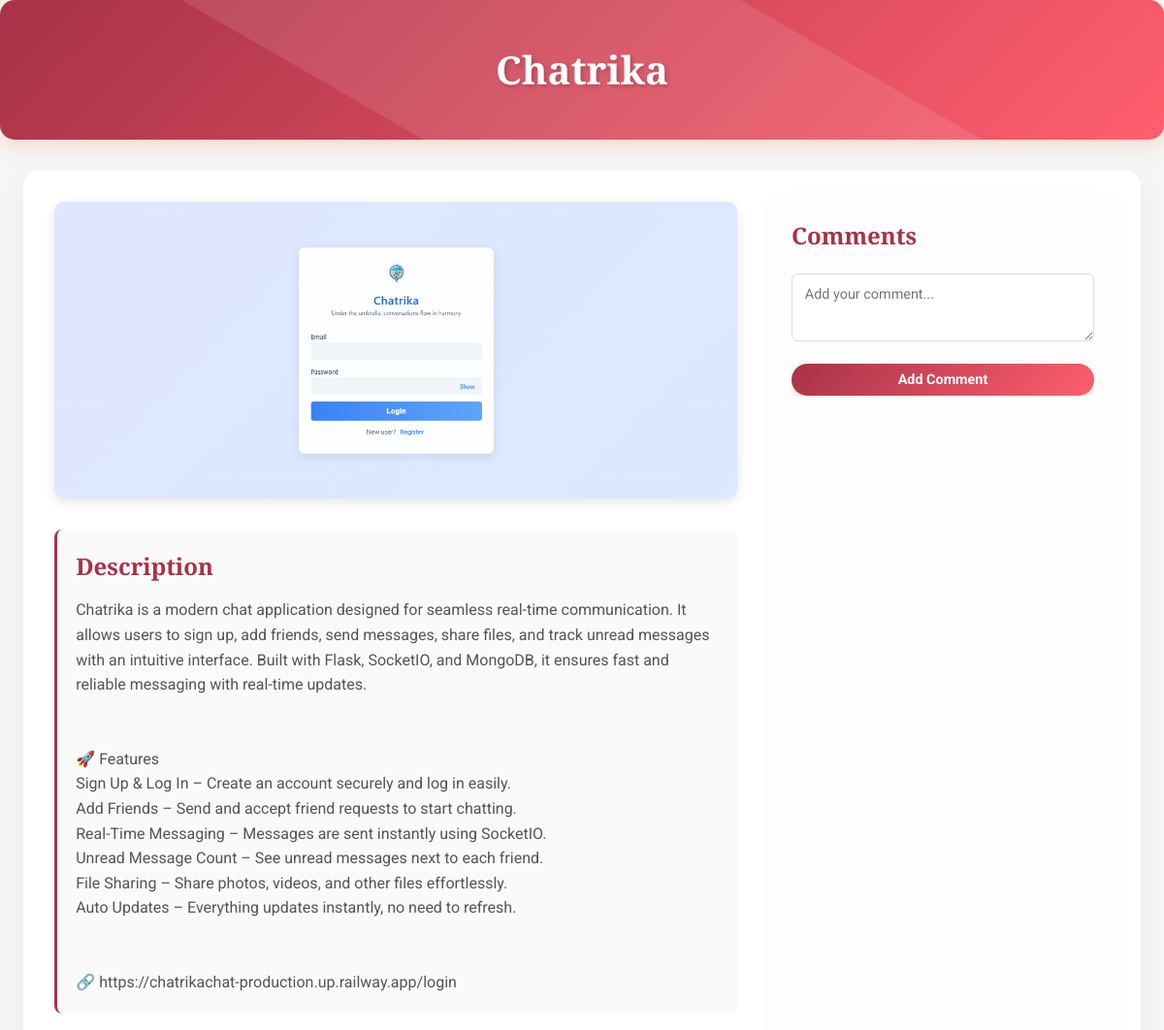
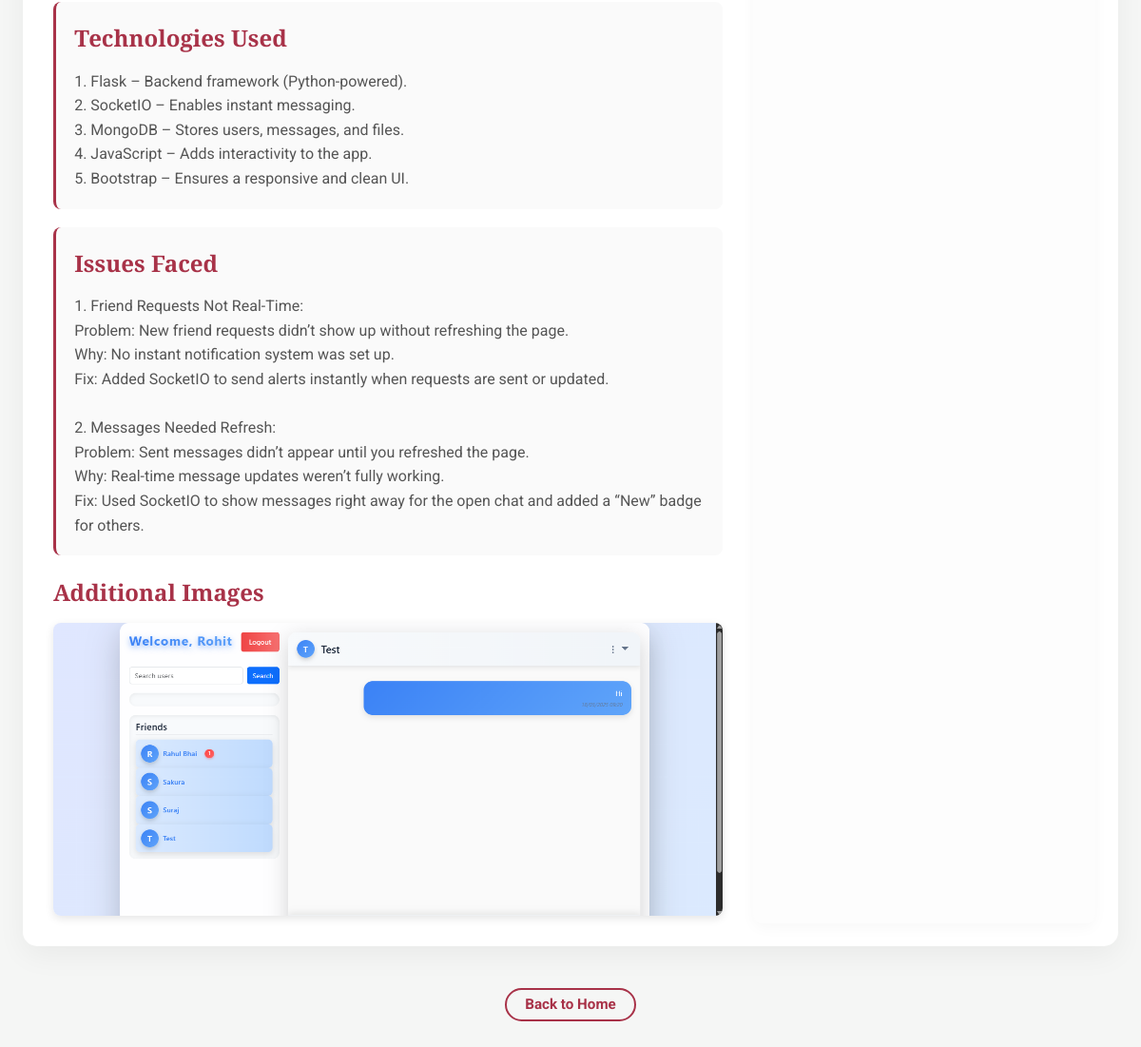
/projects/3/, run on the app's committed database (2 pictures, top to bottom).
### app/models.py (models this page shows, shortened)
class Project(models.Model):
    CATEGORY_CHOICES = (
        ('web', 'Web Development'),
        ('data', 'Data Analytics'),
        ('cloud', 'Clouds'),
    )
    title = models.CharField(max_length=200)
    description = models.TextField()
    image = models.ImageField(upload_to='project_images/', blank=True, null=True)
    technologies_used = models.TextField(blank=True)
    issues_faced = models.TextField(blank=True)
    category = models.CharField(max_length=50, choices=CATEGORY_CHOICES, default='web')  # Added category field
    created_at = models.DateTimeField(auto_now_add=True)
    updated_at = models.DateTimeField(auto_now=True)

class ProjectImage(models.Model):
    project = models.ForeignKey(Project, related_name='images', on_delete=models.CASCADE)
    image = models.ImageField(upload_to='additional_images/')

### app/views.py (the view, shortened to what this page needs)
# urls.py: path('projects/<int:pk>/', project_detail, name='project-detail'),
def project_detail(request, pk):
    project = Project.objects.get(pk=pk)
    return render(request, 'project_detail.html', {'project': project})

### app/templates/project_detail.html (shortened to what this page needs)
<!DOCTYPE html>
<html lang="en">
<head>
</head>
<body>
    <div class="project-header">
        <h1>{{ project.title }}</h1>
    </div>
    <div class="container">
        <div class="main-content">
            <div class="project-details">
                {% if project.image %}
                    <div class="project-image">
                        <img src="{{ project.image.url }}" alt="{{ project.title }}">
                    </div>
                {% endif %}
                <div class="project-description">
                    <h3>Description</h3>
                    <p>{{ project.description|linebreaksbr }}</p>
                </div>
                <div class="tech-used">
                    <h3>Technologies Used</h3>
                    <p>{{ project.technologies_used|linebreaksbr }}</p>
                </div>
                <div class="issues-faced">
                    <h3>Issues Faced</h3>
                    <p>{{ project.issues_faced|linebreaksbr }}</p>
                </div>
                <h3>Additional Images</h3>
                <div class="additional-images">
                    {% for img in project.images.all %}
                        <img src="{{ img.image.url }}" alt="Additional Image">
                    {% endfor %}
                </div>
            </div>
            <div class="interaction-section">
                <div class="comments-section">
                    <h3>Comments</h3>
                    <form class="comment-form" method="POST" action="{% url 'project-comment' project.id %}">
                        <textarea name="content" placeholder="Add your comment..." required></textarea>
                        <button type="submit">Add Comment</button>
                    </form>
                </div>
            </div>
        </div>
        <div class="back-link">
            <a href="{% url 'home' %}">Back to Home</a>
        </div>
    </div>
</body>
</html>

### app/templates/project_detail.html (style rules this page uses)
* { margin: 0; padding: 0; box-sizing: border-box; }
body { font-family: 'Roboto', sans-serif; background: #f5f6f5 url('https://www.transparenttextures.com/patterns/white-texture.png'); color: #333; line-height: 1.6; overflow-x: hidden; }
.container { max-width: 1200px; margin: 2rem auto; padding: 0 1.5rem; display: flex; flex-direction: column; gap: 1.5rem; }
.project-header { background: linear-gradient(135deg, #a83248 0%, #ff5f6d 100%); padding: 2.5rem; text-align: center; color: #fff; border-radius: 15px; box-shadow: 0 5px 20px rgba(255, 140, 95, 0.3); position: relative; overflow: hidden; }
.project-header::before { content: ''; position: absolute; top: -50%; left: -50%; width: 200%; height: 200%; background: rgba(255, 255, 255, 0.1); transform: rotate(30deg); animation: shine 4s infinite; }
.project-header h1 { font-family: 'Playfair Display', serif; font-size: 2.5rem; font-weight: 700; text-shadow: 2px 2px 4px rgba(0, 0, 0, 0.2); position: relative; z-index: 1; }
.main-content { display: grid; grid-template-columns: 2fr 1fr; gap: 1.5rem; background: #fff; border-radius: 15px; padding: 1.5rem; box-shadow: 0 10px 30px rgba(0, 0, 0, 0.05); animation: fadeIn 0.5s ease-in; }
.project-details { padding: 0.5rem; }
.project-image { margin-bottom: 1.5rem; text-align: center; }
.project-image img { max-width: 100%; height: auto; border-radius: 10px; box-shadow: 0 4px 12px rgba(0, 0, 0, 0.1); transition: transform 0.3s ease; }
.project-description, .tech-used, .issues-faced { background: #fafafa; padding: 1.2rem; border-radius: 8px; margin-bottom: 1.2rem; font-size: 1rem; color: #555; border-left: 3px solid #a83248; }
h3 { font-family: 'Playfair Display', serif; font-size: 1.5rem; color: #a83248; margin-bottom: 0.8rem; }
.additional-images { display: grid; grid-template-columns: repeat(auto-fit, minmax(120px, 1fr)); gap: 1rem; }
.additional-images img { width: 100%; height: auto; border-radius: 8px; box-shadow: 0 3px 10px rgba(0, 0, 0, 0.1); transition: transform 0.3s ease; }
.interaction-section { background: #fdfdfd; padding: 1.5rem; border-radius: 10px; box-shadow: 0 5px 15px rgba(0, 0, 0, 0.03); }
.comments-section { max-height: 400px; overflow-y: auto; }
.comment-form { margin-top: 1.2rem; }
.comment-form textarea { width: 100%; min-height: 70px; padding: 0.8rem; margin-bottom: 1rem; border: 1px solid #ddd; border-radius: 6px; font-family: 'Roboto', sans-serif; font-size: 0.9rem; resize: vertical; transition: border-color 0.3s ease; }
.comment-form button { padding: 0.5rem 1.2rem; background: linear-gradient(135deg, #a83248, #ff5f6d); color: #fff; border: none; border-radius: 20px; font-family: 'Roboto', sans-serif; font-weight: 700; font-size: 0.9rem; cursor: pointer; transition: all 0.3s ease; box-shadow: 0 3px 8px rgba(255, 140, 95, 0.3); width: 100%; }
.back-link { text-align: center; margin: 1.5rem 0; }
.back-link a { color: #a83248; text-decoration: none; font-weight: 700; font-size: 0.95rem; padding: 0.4rem 1.2rem; border: 2px solid #a83248; border-radius: 20px; transition: all 0.3s ease; }

### data on the page
Project: title "Chatrika", image (picture), description "Chatrika is a modern chat application designed for seamless real-time communication. It allows users to sign up, add friends, send messages, share files, and track unread messages with an intuitive interface. Built with Flask, SocketIO, and MongoDB, it ensures fast and reliable messaging with real-time updates. 🚀 Features Sign Up & Log In – Create an account securely and log in easily. Add Friends – Send and accept friend requests to start chatting. Real-Time Messaging – Messages are sent instantly using SocketIO. Unread Message Count – See unread messages next to each friend. File Sharing – Share photos, videos, and other files effortlessly. Auto Updates – Everything updates instantly, no…", technologies_used "1. Flask – Backend framework (Python-powered). 2. SocketIO – Enables instant messaging. 3. MongoDB – Stores users, messages, and files. 4. JavaScript – Adds interactivity to the app. 5. Bootstrap – Ensures a responsive and clean UI.", issues_faced "1. Friend Requests Not Real-Time: Problem: New friend requests didn’t show up without refreshing the page. Why: No instant notification system was set up. Fix: Added SocketIO to send alerts instantly when requests are sent or updated. 2. Messages Needed Refresh: Problem: Sent messages didn’t appear until you refreshed the page. Why: Real-time message updates weren’t fully working. Fix: Used SocketIO to show messages right away for the open chat and added a “New” badge for others."
ProjectImage: image (picture)
